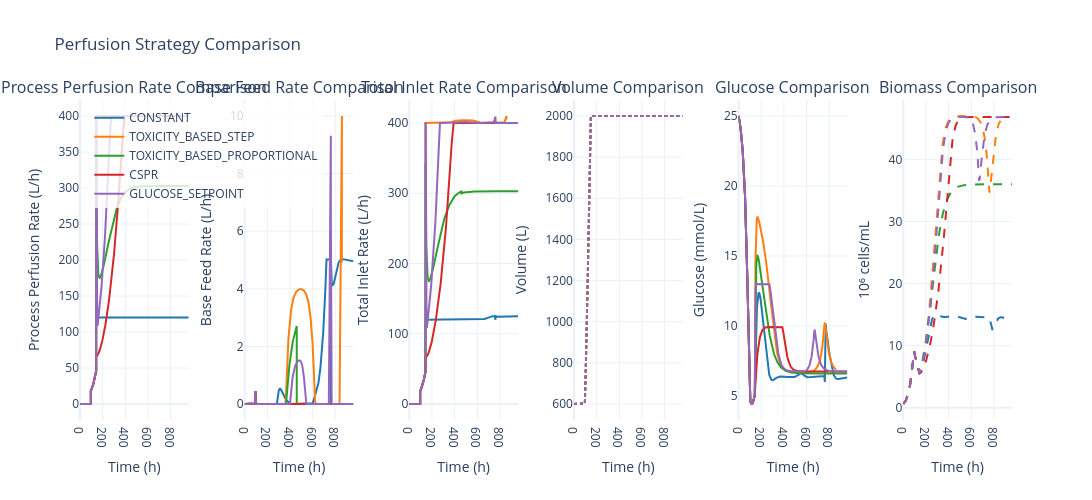

Here is the notebook cell this chart was saved with:
### Markdown cell above
## 8. Feed rates and glucose concentration visualizations

### Code cell
# Comparison plot: perfusion profiles, glucose concentration, and biomass across all perfusion strategies
import copy
import traceback
import plotly.graph_objects as go
from plotly.subplots import make_subplots
from animakinetica.analysis.batch_visualization import (
    plot_batch_volume_feed,
    plot_batch_biomass_metabolites,
)

# Use same simulation setup for fair comparison
perfusion_strategies_compare = [
    PerfusionStrategy.CONSTANT,
    PerfusionStrategy.TOXICITY_BASED_STEP,
    PerfusionStrategy.TOXICITY_BASED_PROPORTIONAL,
    PerfusionStrategy.CSPR,
    PerfusionStrategy.GLUCOSE_SETPOINT,
]

color_map = {
    PerfusionStrategy.CONSTANT: "#1f77b4",
    PerfusionStrategy.TOXICITY_BASED_STEP: "#ff7f0e",
    PerfusionStrategy.TOXICITY_BASED_PROPORTIONAL: "#2ca02c",
    PerfusionStrategy.CSPR: "#d62728",
    PerfusionStrategy.GLUCOSE_SETPOINT: "#9467bd",
}

fig_compare = make_subplots(
    rows=1, cols=6,
    subplot_titles=(
        "Process Perfusion Rate Comparison",
        "Base Feed Rate Comparison",
        "Total Inlet Rate Comparison",
        "Volume Comparison",
        "Glucose Comparison",
        "Biomass Comparison",
    ),
    horizontal_spacing=0.06
)

params_compare = SimulationParameters.load_parameters(["Cell_GFI", "anab_GFI", "cata_GFI", "fed_batch", "perfusion"])
,
def _build_initial_conditions(sim_obj):
    base = sim_obj.base
    return [
        base['X_init'],
        base['C_Glc_init'],
        base['C_Gln_init'],
        base['C_Lac_init'],
        base['C_Amm_init'],
        base['V_init'],
        base['C_O2_init'],
        base['C_CT_init'],
        base['C_H_init'],
        base['C_Na_init'],
        base['C_AA_init'],
    ]

def _print_event_snapshot(sim_obj, y0):
    print("  Event snapshots at t=0 (event(t=0, y0, params)):")
    for phase_name, event_list in sim_obj._phase_events.items():
        print(f"    Phase: {phase_name}")
        for event_fn in event_list:
            try:
                event_value = float(event_fn(0.0, y0, sim_obj.parameters))
            except Exception as event_exc:
                print(f"      {event_fn.__name__}: ERROR evaluating event -> {event_exc}")
                continue
            direction = getattr(event_fn, "direction", None)
            terminal = getattr(event_fn, "terminal", None)
            print(f"      {event_fn.__name__}: value={event_value:.6e}, direction={direction}, terminal={terminal}")

failed_diagnostics = []

for ps in perfusion_strategies_compare:
    params_test = copy.deepcopy(params_compare)
    params_test.update("excess_kinetics_batch")  # Use excess kinetics for more dynamic profiles
    sim_test = CellCultureSimulation(
        parameters=params_test,
        kinetics=Kinetics.EXCESS,
        stoichiometry_mode=StoichiometryMode.DYNAMIC,
        feed_strategy=FeedStrategy.EXPONENTIAL,
        operating_mode=OperatingMode.CONTINUOUS_PERFUSION,
        perfusion_strategy=ps,
        gas_controller=GasController.CASCADE_N_FG_XO2,
        performance_mode=False,
        solver_method="BDF"
    )

    try:
        res = sim_test.run_simulation(number_of_batches=1)
    except ValueError as exc:
        print(f"\n[DIAGNOSTIC] Strategy {ps.name} failed with ValueError: {exc}")
        y0 = _build_initial_conditions(sim_test)
        _print_event_snapshot(sim_test, y0)
        failed_diagnostics.append(
            {
                "strategy": ps.name,
                "error": str(exc),
                "traceback": traceback.format_exc(),
            }
        )
        continue

    # Reuse existing plotting utilities and extract traces from their outputs
    fig_volume = plot_batch_volume_feed(res, batch_number=1, layout_kwargs={"showlegend": False})
    fig_biomass = plot_batch_biomass_metabolites(res, batch_number=1, layout_kwargs={"showlegend": False})

    process_rate_trace = next(tr for tr in fig_volume.data if tr.name == "Process Feed Rate")
    base_rate_trace = next(tr for tr in fig_volume.data if tr.name == "Base Feed Rate")
    total_rate_trace = next(tr for tr in fig_volume.data if tr.name == "Total Inlet Rate")
    volume_trace = next(tr for tr in fig_volume.data if tr.name == "Volume")
    glucose_trace = next(tr for tr in fig_biomass.data if tr.name == "Glucose")
    biomass_trace = next(tr for tr in fig_biomass.data if tr.name == "Cell Density")

    label = ps.name
    color = color_map.get(ps, None)

    fig_compare.add_trace(
        go.Scatter(
            x=process_rate_trace.x,
            y=process_rate_trace.y,
            mode="lines",
            name=label,
            line=dict(width=2, color=color),
            showlegend=True,
            hovertemplate="Strategy: " + label + "<br>Time: %{x:.1f} h<br>F_process: %{y:.4f} L/h<extra></extra>",
        ),
        row=1, col=1,
    )

    fig_compare.add_trace(
        go.Scatter(
            x=base_rate_trace.x,
            y=base_rate_trace.y,
            mode="lines",
            name=label,
            line=dict(width=2, color=color),
            showlegend=False,
            hovertemplate="Strategy: " + label + "<br>Time: %{x:.1f} h<br>F_base: %{y:.4f} L/h<extra></extra>",
        ),
        row=1, col=2,
    )

    fig_compare.add_trace(
        go.Scatter(
            x=total_rate_trace.x,
            y=total_rate_trace.y,
            mode="lines",
            name=label,
            line=dict(width=2, color=color),
            showlegend=False,
            hovertemplate="Strategy: " + label + "<br>Time: %{x:.1f} h<br>F_total: %{y:.4f} L/h<extra></extra>",
        ),
        row=1, col=3,
    )

    fig_compare.add_trace(
        go.Scatter(
            x=volume_trace.x,
            y=volume_trace.y,
            mode="lines",
            name=label,
            line=dict(width=2, color=color, dash="dot"),
            showlegend=False,
            hovertemplate="Strategy: " + label + "<br>Time: %{x:.1f} h<br>V: %{y:.2f} L<extra></extra>",
        ),
        row=1, col=4,
    )

    fig_compare.add_trace(
        go.Scatter(
            x=glucose_trace.x,
            y=glucose_trace.y,
            mode="lines",
            name=label,
            line=dict(width=2, color=color),
            showlegend=False,
            hovertemplate="Strategy: " + label + "<br>Time: %{x:.1f} h<br>Glucose: %{y:.2f} mmol/L<extra></extra>",
        ),
        row=1, col=5,
    )

    fig_compare.add_trace(
        go.Scatter(
            x=biomass_trace.x,
            y=biomass_trace.y,
            mode="lines",
            name=label,
            line=dict(width=2, color=color, dash="dash"),
            showlegend=False,
            hovertemplate="Strategy: " + label + "<br>Time: %{x:.1f} h<br>Biomass: %{y:.2f} 10⁶ cells/mL<extra></extra>",
        ),
        row=1, col=6,
    )

for col in range(1, 7):
    fig_compare.update_xaxes(title_text="Time (h)", row=1, col=col)

fig_compare.update_yaxes(title_text="Process Perfusion Rate (L/h)", row=1, col=1)
fig_compare.update_yaxes(title_text="Base Feed Rate (L/h)", row=1, col=2)
fig_compare.update_yaxes(title_text="Total Inlet Rate (L/h)", row=1, col=3)
fig_compare.update_yaxes(title_text="Volume (L)", row=1, col=4)
fig_compare.update_yaxes(title_text="Glucose (mmol/L)", row=1, col=5)
fig_compare.update_yaxes(title_text="10⁶ cells/mL", row=1, col=6)

fig_compare.update_layout(
    title_text="Perfusion Strategy Comparison",
    template="plotly_white",
    height=500,
    width=3800,
    legend=dict(x=0.01, y=0.99, bgcolor="rgba(255,255,255,0.8)"),
)

fig_compare.show()

if failed_diagnostics:
    print("\nFailed strategies summary:")
    for item in failed_diagnostics:
        print(f"  - {item['strategy']}: {item['error']}")
else:
    print("\nAll strategies completed without ValueError.")

### Figure 1 — Plotly figure (JSON) as saved in the notebook; plotly's stock layout.template omitted (floating-point values rounded to 4 significant figures; data arrays with more than 128 entries replaced by an {"elided": "..."} marker saying what was removed)
{"data": [{"hovertemplate": "Strategy: CONSTANT<br>Time: %{x:.1f} h<br>F_process: %{y:.4f} L/h<extra></extra>", "line": {"color": "#1f77b4", "width": 2}, "mode": "lines", "name": "CONSTANT", "showlegend": true, "type": "scatter", "x": {"elided": "1359 float values"}, "xaxis": "x", "y": {"elided": "1359 float values"}, "yaxis": "y"}, {"hovertemplate": "Strategy: CONSTANT<br>Time: %{x:.1f} h<br>F_base: %{y:.4f} L/h<extra></extra>", "line": {"color": "#1f77b4", "width": 2}, "mode": "lines", "name": "CONSTANT", "showlegend": false, "type": "scatter", "x": {"elided": "1359 float values"}, "xaxis": "x2", "y": {"elided": "1359 float values"}, "yaxis": "y2"}, {"hovertemplate": "Strategy: CONSTANT<br>Time: %{x:.1f} h<br>F_total: %{y:.4f} L/h<extra></extra>", "line": {"color": "#1f77b4", "width": 2}, "mode": "lines", "name": "CONSTANT", "showlegend": false, "type": "scatter", "x": {"elided": "1359 float values"}, "xaxis": "x3", "y": {"elided": "1359 float values"}, "yaxis": "y3"}, {"hovertemplate": "Strategy: CONSTANT<br>Time: %{x:.1f} h<br>V: %{y:.2f} L<extra></extra>", "line": {"color": "#1f77b4", "dash": "dot", "width": 2}, "mode": "lines", "name": "CONSTANT", "showlegend": false, "type": "scatter", "x": {"elided": "1359 float values"}, "xaxis": "x4", "y": {"elided": "1359 float values"}, "yaxis": "y4"}, {"hovertemplate": "Strategy: CONSTANT<br>Time: %{x:.1f} h<br>Glucose: %{y:.2f} mmol/L<extra></extra>", "line": {"color": "#1f77b4", "width": 2}, "mode": "lines", "name": "CONSTANT", "showlegend": false, "type": "scatter", "x": {"elided": "1359 float values"}, "xaxis": "x5", "y": {"elided": "1359 float values"}, "yaxis": "y5"}, {"hovertemplate": "Strategy: CONSTANT<br>Time: %{x:.1f} h<br>Biomass: %{y:.2f} 10⁶ cells/mL<extra></extra>", "line": {"color": "#1f77b4", "dash": "dash", "width": 2}, "mode": "lines", "name": "CONSTANT", "showlegend": false, "type": "scatter", "x": {"elided": "1359 float values"}, "xaxis": "x6", "y": {"elided": "1359 float values"}, "yaxis": "y6"}, {"hovertemplate": "Strategy: TOXICITY_BASED_STEP<br>Time: %{x:.1f} h<br>F_process: %{y:.4f} L/h<extra></extra>", "line": {"color": "#ff7f0e", "width": 2}, "mode": "lines", "name": "TOXICITY_BASED_STEP", "showlegend": true, "type": "scatter", "x": {"elided": "1132 float values"}, "xaxis": "x", "y": {"elided": "1132 float values"}, "yaxis": "y"}, {"hovertemplate": "Strategy: TOXICITY_BASED_STEP<br>Time: %{x:.1f} h<br>F_base: %{y:.4f} L/h<extra></extra>", "line": {"color": "#ff7f0e", "width": 2}, "mode": "lines", "name": "TOXICITY_BASED_STEP", "showlegend": false, "type": "scatter", "x": {"elided": "1132 float values"}, "xaxis": "x2", "y": {"elided": "1132 float values"}, "yaxis": "y2"}, {"hovertemplate": "Strategy: TOXICITY_BASED_STEP<br>Time: %{x:.1f} h<br>F_total: %{y:.4f} L/h<extra></extra>", "line": {"color": "#ff7f0e", "width": 2}, "mode": "lines", "name": "TOXICITY_BASED_STEP", "showlegend": false, "type": "scatter", "x": {"elided": "1132 float values"}, "xaxis": "x3", "y": {"elided": "1132 float values"}, "yaxis": "y3"}, {"hovertemplate": "Strategy: TOXICITY_BASED_STEP<br>Time: %{x:.1f} h<br>V: %{y:.2f} L<extra></extra>", "line": {"color": "#ff7f0e", "dash": "dot", "width": 2}, "mode": "lines", "name": "TOXICITY_BASED_STEP", "showlegend": false, "type": "scatter", "x": {"elided": "1132 float values"}, "xaxis": "x4", "y": {"elided": "1132 float values"}, "yaxis": "y4"}, {"hovertemplate": "Strategy: TOXICITY_BASED_STEP<br>Time: %{x:.1f} h<br>Glucose: %{y:.2f} mmol/L<extra></extra>", "line": {"color": "#ff7f0e", "width": 2}, "mode": "lines", "name": "TOXICITY_BASED_STEP", "showlegend": false, "type": "scatter", "x": {"elided": "1132 float values"}, "xaxis": "x5", "y": {"elided": "1132 float values"}, "yaxis": "y5"}, {"hovertemplate": "Strategy: TOXICITY_BASED_STEP<br>Time: %{x:.1f} h<br>Biomass: %{y:.2f} 10⁶ cells/mL<extra></extra>", "line": {"color": "#ff7f0e", "dash": "dash", "width": 2}, "mode": "lines", "name": "TOXICITY_BASED_STEP", "showlegend": false, "type": "scatter", "x": {"elided": "1132 float values"}, "xaxis": "x6", "y": {"elided": "1132 float values"}, "yaxis": "y6"}, {"hovertemplate": "Strategy: TOXICITY_BASED_PROPORTIONAL<br>Time: %{x:.1f} h<br>F_process: %{y:.4f} L/h<extra></extra>", "line": {"color": "#2ca02c", "width": 2}, "mode": "lines", "name": "TOXICITY_BASED_PROPORTIONAL", "showlegend": true, "type": "scatter", "x": {"elided": "1135 float values"}, "xaxis": "x", "y": {"elided": "1135 float values"}, "yaxis": "y"}, {"hovertemplate": "Strategy: TOXICITY_BASED_PROPORTIONAL<br>Time: %{x:.1f} h<br>F_base: %{y:.4f} L/h<extra></extra>", "line": {"color": "#2ca02c", "width": 2}, "mode": "lines", "name": "TOXICITY_BASED_PROPORTIONAL", "showlegend": false, "type": "scatter", "x": {"elided": "1135 float values"}, "xaxis": "x2", "y": {"elided": "1135 float values"}, "yaxis": "y2"}, {"hovertemplate": "Strategy: TOXICITY_BASED_PROPORTIONAL<br>Time: %{x:.1f} h<br>F_total: %{y:.4f} L/h<extra></extra>", "line": {"color": "#2ca02c", "width": 2}, "mode": "lines", "name": "TOXICITY_BASED_PROPORTIONAL", "showlegend": false, "type": "scatter", "x": {"elided": "1135 float values"}, "xaxis": "x3", "y": {"elided": "1135 float values"}, "yaxis": "y3"}, {"hovertemplate": "Strategy: TOXICITY_BASED_PROPORTIONAL<br>Time: %{x:.1f} h<br>V: %{y:.2f} L<extra></extra>", "line": {"color": "#2ca02c", "dash": "dot", "width": 2}, "mode": "lines", "name": "TOXICITY_BASED_PROPORTIONAL", "showlegend": false, "type": "scatter", "x": {"elided": "1135 float values"}, "xaxis": "x4", "y": {"elided": "1135 float values"}, "yaxis": "y4"}, {"hovertemplate": "Strategy: TOXICITY_BASED_PROPORTIONAL<br>Time: %{x:.1f} h<br>Glucose: %{y:.2f} mmol/L<extra></extra>", "line": {"color": "#2ca02c", "width": 2}, "mode": "lines", "name": "TOXICITY_BASED_PROPORTIONAL", "showlegend": false, "type": "scatter", "x": {"elided": "1135 float values"}, "xaxis": "x5", "y": {"elided": "1135 float values"}, "yaxis": "y5"}, {"hovertemplate": "Strategy: TOXICITY_BASED_PROPORTIONAL<br>Time: %{x:.1f} h<br>Biomass: %{y:.2f} 10⁶ cells/mL<extra></extra>", "line": {"color": "#2ca02c", "dash": "dash", "width": 2}, "mode": "lines", "name": "TOXICITY_BASED_PROPORTIONAL", "showlegend": false, "type": "scatter", "x": {"elided": "1135 float values"}, "xaxis": "x6", "y": {"elided": "1135 float values"}, "yaxis": "y6"}, {"hovertemplate": "Strategy: CSPR<br>Time: %{x:.1f} h<br>F_process: %{y:.4f} L/h<extra></extra>", "line": {"color": "#d62728", "width": 2}, "mode": "lines", "name": "CSPR", "showlegend": true, "type": "scatter", "x": {"elided": "1104 float values"}, "xaxis": "x", "y": {"elided": "1104 float values"}, "yaxis": "y"}, {"hovertemplate": "Strategy: CSPR<br>Time: %{x:.1f} h<br>F_base: %{y:.4f} L/h<extra></extra>", "line": {"color": "#d62728", "width": 2}, "mode": "lines", "name": "CSPR", "showlegend": false, "type": "scatter", "x": {"elided": "1104 float values"}, "xaxis": "x2", "y": {"elided": "1104 float values"}, "yaxis": "y2"}, {"hovertemplate": "Strategy: CSPR<br>Time: %{x:.1f} h<br>F_total: %{y:.4f} L/h<extra></extra>", "line": {"color": "#d62728", "width": 2}, "mode": "lines", "name": "CSPR", "showlegend": false, "type": "scatter", "x": {"elided": "1104 float values"}, "xaxis": "x3", "y": {"elided": "1104 float values"}, "yaxis": "y3"}, {"hovertemplate": "Strategy: CSPR<br>Time: %{x:.1f} h<br>V: %{y:.2f} L<extra></extra>", "line": {"color": "#d62728", "dash": "dot", "width": 2}, "mode": "lines", "name": "CSPR", "showlegend": false, "type": "scatter", "x": {"elided": "1104 float values"}, "xaxis": "x4", "y": {"elided": "1104 float values"}, "yaxis": "y4"}, {"hovertemplate": "Strategy: CSPR<br>Time: %{x:.1f} h<br>Glucose: %{y:.2f} mmol/L<extra></extra>", "line": {"color": "#d62728", "width": 2}, "mode": "lines", "name": "CSPR", "showlegend": false, "type": "scatter", "x": {"elided": "1104 float values"}, "xaxis": "x5", "y": {"elided": "1104 float values"}, "yaxis": "y5"}, {"hovertemplate": "Strategy: CSPR<br>Time: %{x:.1f} h<br>Biomass: %{y:.2f} 10⁶ cells/mL<extra></extra>", "line": {"color": "#d62728", "dash": "dash", "width": 2}, "mode": "lines", "name": "CSPR", "showlegend": false, "type": "scatter", "x": {"elided": "1104 float values"}, "xaxis": "x6", "y": {"elided": "1104 float values"}, "yaxis": "y6"}, {"hovertemplate": "Strategy: GLUCOSE_SETPOINT<br>Time: %{x:.1f} h<br>F_process: %{y:.4f} L/h<extra></extra>", "line": {"color": "#9467bd", "width": 2}, "mode": "lines", "name": "GLUCOSE_SETPOINT", "showlegend": true, "type": "scatter", "x": {"elided": "1357 float values"}, "xaxis": "x", "y": {"elided": "1357 float values"}, "yaxis": "y"}, {"hovertemplate": "Strategy: GLUCOSE_SETPOINT<br>Time: %{x:.1f} h<br>F_base: %{y:.4f} L/h<extra></extra>", "line": {"color": "#9467bd", "width": 2}, "mode": "lines", "name": "GLUCOSE_SETPOINT", "showlegend": false, "type": "scatter", "x": {"elided": "1357 float values"}, "xaxis": "x2", "y": {"elided": "1357 float values"}, "yaxis": "y2"}, {"hovertemplate": "Strategy: GLUCOSE_SETPOINT<br>Time: %{x:.1f} h<br>F_total: %{y:.4f} L/h<extra></extra>", "line": {"color": "#9467bd", "width": 2}, "mode": "lines", "name": "GLUCOSE_SETPOINT", "showlegend": false, "type": "scatter", "x": {"elided": "1357 float values"}, "xaxis": "x3", "y": {"elided": "1357 float values"}, "yaxis": "y3"}, {"hovertemplate": "Strategy: GLUCOSE_SETPOINT<br>Time: %{x:.1f} h<br>V: %{y:.2f} L<extra></extra>", "line": {"color": "#9467bd", "dash": "dot", "width": 2}, "mode": "lines", "name": "GLUCOSE_SETPOINT", "showlegend": false, "type": "scatter", "x": {"elided": "1357 float values"}, "xaxis": "x4", "y": {"elided": "1357 float values"}, "yaxis": "y4"}, {"hovertemplate": "Strategy: GLUCOSE_SETPOINT<br>Time: %{x:.1f} h<br>Glucose: %{y:.2f} mmol/L<extra></extra>", "line": {"color": "#9467bd", "width": 2}, "mode": "lines", "name": "GLUCOSE_SETPOINT", "showlegend": false, "type": "scatter", "x": {"elided": "1357 float values"}, "xaxis": "x5", "y": {"elided": "1357 float values"}, "yaxis": "y5"}, {"hovertemplate": "Strategy: GLUCOSE_SETPOINT<br>Time: %{x:.1f} h<br>Biomass: %{y:.2f} 10⁶ cells/mL<extra></extra>", "line": {"color": "#9467bd", "dash": "dash", "width": 2}, "mode": "lines", "name": "GLUCOSE_SETPOINT", "showlegend": false, "type": "scatter", "x": {"elided": "1357 float values"}, "xaxis": "x6", "y": {"elided": "1357 float values"}, "yaxis": "y6"}], "layout": {"annotations": [{"font": {"size": 16}, "showarrow": false, "text": "Process Perfusion Rate Comparison", "x": 0.05833, "xanchor": "center", "xref": "paper", "y": 1, "yanchor": "bottom", "yref": "paper"}, {"font": {"size": 16}, "showarrow": false, "text": "Base Feed Rate Comparison", "x": 0.235, "xanchor": "center", "xref": "paper", "y": 1, "yanchor": "bottom", "yref": "paper"}, {"font": {"size": 16}, "showarrow": false, "text": "Total Inlet Rate Comparison", "x": 0.4117, "xanchor": "center", "xref": "paper", "y": 1, "yanchor": "bottom", "yref": "paper"}, {"font": {"size": 16}, "showarrow": false, "text": "Volume Comparison", "x": 0.5883, "xanchor": "center", "xref": "paper", "y": 1, "yanchor": "bottom", "yref": "paper"}, {"font": {"size": 16}, "showarrow": false, "text": "Glucose Comparison", "x": 0.765, "xanchor": "center", "xref": "paper", "y": 1, "yanchor": "bottom", "yref": "paper"}, {"font": {"size": 16}, "showarrow": false, "text": "Biomass Comparison", "x": 0.9417, "xanchor": "center", "xref": "paper", "y": 1, "yanchor": "bottom", "yref": "paper"}], "height": 500, "legend": {"bgcolor": "rgba(255,255,255,0.8)", "x": 0.01, "y": 0.99}, "title": {"text": "Perfusion Strategy Comparison"}, "width": 3800, "xaxis": {"anchor": "y", "domain": [0, 0.1167], "title": {"text": "Time (h)"}}, "xaxis2": {"anchor": "y2", "domain": [0.1767, 0.2933], "title": {"text": "Time (h)"}}, "xaxis3": {"anchor": "y3", "domain": [0.3533, 0.47], "title": {"text": "Time (h)"}}, "xaxis4": {"anchor": "y4", "domain": [0.53, 0.6467], "title": {"text": "Time (h)"}}, "xaxis5": {"anchor": "y5", "domain": [0.7067, 0.8233], "title": {"text": "Time (h)"}}, "xaxis6": {"anchor": "y6", "domain": [0.8833, 1], "title": {"text": "Time (h)"}}, "yaxis": {"anchor": "x", "domain": [0, 1], "title": {"text": "Process Perfusion Rate (L/h)"}}, "yaxis2": {"anchor": "x2", "domain": [0, 1], "title": {"text": "Base Feed Rate (L/h)"}}, "yaxis3": {"anchor": "x3", "domain": [0, 1], "title": {"text": "Total Inlet Rate (L/h)"}}, "yaxis4": {"anchor": "x4", "domain": [0, 1], "title": {"text": "Volume (L)"}}, "yaxis5": {"anchor": "x5", "domain": [0, 1], "title": {"text": "Glucose (mmol/L)"}}, "yaxis6": {"anchor": "x6", "domain": [0, 1], "title": {"text": "10⁶ cells/mL"}}}}
